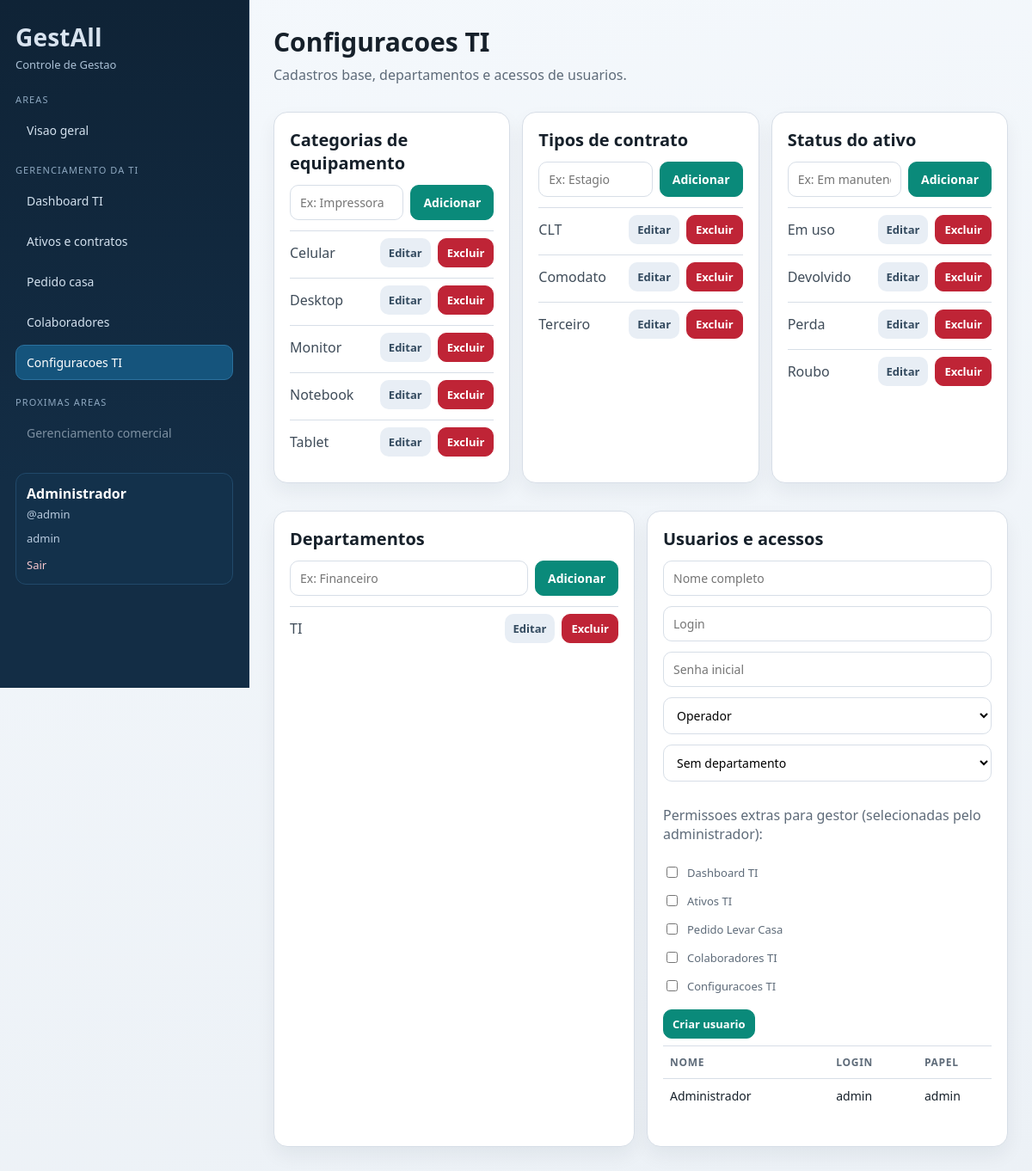
The page /index.php?r=ti.settings (signed in) on the database its author committed.
### tables this page shows
CREATE TABLE users (
                id INTEGER PRIMARY KEY AUTOINCREMENT,
                username TEXT NOT NULL UNIQUE,
                password_hash TEXT NOT NULL,
                name TEXT NOT NULL,
                created_at TEXT NOT NULL DEFAULT CURRENT_TIMESTAMP
            , role TEXT NOT NULL DEFAULT 'admin', department_id INTEGER);

CREATE TABLE equipment_categories (
                id INTEGER PRIMARY KEY AUTOINCREMENT,
                name TEXT NOT NULL UNIQUE,
                created_at TEXT NOT NULL DEFAULT CURRENT_TIMESTAMP
            );

CREATE TABLE contract_types (
                id INTEGER PRIMARY KEY AUTOINCREMENT,
                name TEXT NOT NULL UNIQUE,
                created_at TEXT NOT NULL DEFAULT CURRENT_TIMESTAMP
            );

CREATE TABLE asset_statuses (
                id INTEGER PRIMARY KEY AUTOINCREMENT,
                name TEXT NOT NULL UNIQUE,
                sort_order INTEGER NOT NULL DEFAULT 100,
                created_at TEXT NOT NULL DEFAULT CURRENT_TIMESTAMP
            );

CREATE TABLE departments (
                id INTEGER PRIMARY KEY AUTOINCREMENT,
                name TEXT NOT NULL UNIQUE,
                created_at TEXT NOT NULL DEFAULT CURRENT_TIMESTAMP
            );

### app/Core/View.php (called while the page is built, shortened)
<?php
final class View
{
    public static function render(string $view, array $data = []): void
    {
        extract($data, EXTR_SKIP);
        $viewFile = __DIR__ . '/../Views/' . $view . '.php';
        require __DIR__ . '/../Views/partials/header.php';
        require $viewFile;
        require __DIR__ . '/../Views/partials/footer.php';
    }
}

### app/Controllers/TISettingsController.php (called while the page is built, shortened)
<?php
final class TISettingsController
{
    public function index(): void
    {
        $categoryEditId = (int) ($_GET['category_edit'] ?? 0);
        $contractTypeEditId = (int) ($_GET['contract_edit'] ?? 0);
        $statusEditId = (int) ($_GET['status_edit'] ?? 0);
        $departmentEditId = (int) ($_GET['department_edit'] ?? 0);
        $userEditId = (int) ($_GET['user_edit'] ?? 0);
        View::render('ti/settings', [
            'title' => 'Configuracoes TI',
            'currentRoute' => 'ti.settings',
            'categories' => $this->lookups->categories(),
            'contractTypes' => $this->lookups->contractTypes(),
            'statuses' => $this->lookups->statuses(),
            'departments' => $this->lookups->departments(),
            'users' => $this->users->all(),
            'permissionGroups' => AccessControl::permissionGroups(),
            'success' => $_GET['ok'] ?? null,
            'error' => $_GET['error'] ?? null,
            'editingCategory' => $categoryEditId > 0 ? $this->lookups->findCategoryById($categoryEditId) : null,
            'editingContractType' => $contractTypeEditId > 0 ? $this->lookups->findContractTypeById($contractTypeEditId) : null,
            'editingStatus' => $statusEditId > 0 ? $this->lookups->findStatusById($statusEditId) : null,
            'editingDepartment' => $departmentEditId > 0 ? $this->lookups->findDepartmentById($departmentEditId) : null,
            'editingUser' => $userEditId > 0 ? $this->users->findById($userEditId) : null,
        ]);
    }
}

### app/Core/Auth.php (called while the page is built, shortened)
<?php
final class Auth
{
    public static function user(): ?array
    {
        return $_SESSION['user'] ?? null;
    }
}

### app/Repositories/UserRepository.php (called while the page is built, shortened)
<?php
final class UserRepository
{
    public function all(): array
    {
        $rows = $this->pdo->query(
            'SELECT u.id, u.name, u.username, u.role, u.department_id, d.name AS department_name
             FROM users u
             LEFT JOIN departments d ON d.id = u.department_id
             ORDER BY u.name ASC'
        )->fetchAll();
        return $rows;
    }
}

### app/Core/AccessControl.php (called while the page is built, shortened)
<?php
final class AccessControl
{
    public static function isFullAccess(?array $user): bool
    {
        $role = self::normalizeRole($user['role'] ?? null);
        return in_array($role, ['admin', 'ti'], true);
    }
    public static function normalizeRole(mixed $role): string
    {
        $value = strtolower(trim((string) $role));
        return $value;
    }
    public static function canAccessRoute(string $route, ?array $user): bool
    {
        if (self::isFullAccess($user)) {
            return true;
        }
        $role = self::normalizeRole($user['role'] ?? null);
        $allowed = self::baseRoutesForRole($role);
        return in_array($route, array_unique($allowed), true);
    }
}

### app/Repositories/LookupRepository.php (called while the page is built, shortened)
<?php
final class LookupRepository
{
    public function categories(): array
    {
        return $this->pdo->query('SELECT id, name FROM equipment_categories ORDER BY name ASC')->fetchAll();
    }
    public function contractTypes(): array
    {
        return $this->pdo->query('SELECT id, name FROM contract_types ORDER BY name ASC')->fetchAll();
    }
    public function statuses(): array
    {
        return $this->pdo->query('SELECT id, name FROM asset_statuses ORDER BY sort_order ASC, name ASC')->fetchAll();
    }
    public function departments(): array
    {
        return $this->pdo->query('SELECT id, name FROM departments ORDER BY name ASC')->fetchAll();
    }
}

### app/Views/ti/settings.php (the view, shortened to what this page needs)
<section class="page-head">
    <h1>Configuracoes TI</h1>
    <p>Cadastros base, departamentos e acessos de usuarios.</p>
</section>
<section class="card-grid triple">
    <article class="card">
        <h2>Categorias de equipamento</h2>
        <form method="post" action="index.php?r=ti.settings.categories.store" class="inline-form">
            <input type="text" name="name" placeholder="Ex: Impressora" required>
            <button type="submit">Adicionar</button>
        </form>
        <ul class="simple-list stack-list">
            <?php foreach ($categories as $category): ?>
                <li class="stack-item">
                    <span><?= htmlspecialchars($category['name']) ?></span>
                    <div class="actions-inline">
                        <a class="btn btn-muted" href="index.php?r=ti.settings&category_edit=<?= (int) $category['id'] ?>">Editar</a>
                        <form method="post" action="index.php?r=ti.settings.categories.delete" onsubmit="return confirm('Deseja excluir esta categoria?');">
                            <button class="btn-danger" type="submit">Excluir</button>
                        </form>
                    </div>
                </li>
            <?php endforeach; ?>
        </ul>
    </article>
    <article class="card">
        <h2>Tipos de contrato</h2>
        <form method="post" action="index.php?r=ti.settings.contract-types.store" class="inline-form">
            <input type="text" name="name" placeholder="Ex: Estagio" required>
            <button type="submit">Adicionar</button>
        </form>
        <ul class="simple-list stack-list">
            <?php foreach ($contractTypes as $contractType): ?>
                <li class="stack-item">
                    <span><?= htmlspecialchars($contractType['name']) ?></span>
                    <div class="actions-inline">
                        <a class="btn btn-muted" href="index.php?r=ti.settings&contract_edit=<?= (int) $contractType['id'] ?>">Editar</a>
                        <form method="post" action="index.php?r=ti.settings.contract-types.delete" onsubmit="return confirm('Deseja excluir este tipo de contrato?');">
                            <button class="btn-danger" type="submit">Excluir</button>
                        </form>
                    </div>
                </li>
            <?php endforeach; ?>
        </ul>
    </article>
    <article class="card">
        <h2>Status do ativo</h2>
        <form method="post" action="index.php?r=ti.settings.statuses.store" class="inline-form">
            <input type="text" name="name" placeholder="Ex: Em manutencao" required>
            <button type="submit">Adicionar</button>
        </form>
        <ul class="simple-list stack-list">
            <?php foreach ($statuses as $status): ?>
                <li class="stack-item">
                    <span><?= htmlspecialchars($status['name']) ?></span>
                    <div class="actions-inline">
                        <a class="btn btn-muted" href="index.php?r=ti.settings&status_edit=<?= (int) $status['id'] ?>">Editar</a>
                        <form method="post" action="index.php?r=ti.settings.statuses.delete" onsubmit="return confirm('Deseja excluir este status?');">
                            <button class="btn-danger" type="submit">Excluir</button>
                        </form>
                    </div>
                </li>
            <?php endforeach; ?>
        </ul>
    </article>
</section>
<section class="card-grid">
    <article class="card">
        <h2>Departamentos</h2>
        <form method="post" action="index.php?r=ti.settings.departments.store" class="inline-form">
            <input type="text" name="name" placeholder="Ex: Financeiro" required>
            <button type="submit">Adicionar</button>
        </form>
        <ul class="simple-list stack-list">
            <?php foreach ($departments as $department): ?>
                <li class="stack-item">
                    <span><?= htmlspecialchars((string) $department['name']) ?></span>
                    <div class="actions-inline">
                        <a class="btn btn-muted" href="index.php?r=ti.settings&department_edit=<?= (int) $department['id'] ?>">Editar</a>
                        <form method="post" action="index.php?r=ti.settings.departments.delete" onsubmit="return confirm('Deseja excluir este departamento?');">
                            <button class="btn-danger" type="submit">Excluir</button>
                        </form>
                    </div>
                </li>
            <?php endforeach; ?>
        </ul>
    </article>
    <article class="card">
        <h2>Usuarios e acessos</h2>
        <form method="post" action="index.php?r=<?= $editingUser ? 'ti.settings.users.update' : 'ti.settings.users.store' ?>" class="form-grid two">
            <input type="text" name="name" placeholder="Nome completo" value="<?= htmlspecialchars((string) ($editingUser['name'] ?? '')) ?>" required>
            <input type="text" name="username" placeholder="Login" value="<?= htmlspecialchars((string) ($editingUser['username'] ?? '')) ?>" required>
            <input type="password" name="password" placeholder="<?= $editingUser ? 'Nova senha (opcional)' : 'Senha inicial' ?>" <?= $editingUser ? '' : 'required' ?>>
            <select name="role" required>
                <?php $roleValue = (string) ($editingUser['role'] ?? 'operador'); ?>
                <option value="operador" <?= $roleValue === 'operador' ? 'selected' : '' ?>>Operador</option>
            </select>
            <select name="department_id">
                <option value="">Sem departamento</option>
            </select>
            <div class="full permission-grid">
                <p class="muted">Permissoes extras para gestor (selecionadas pelo administrador):</p>
                <?php foreach ($permissionGroups as $key => $group): ?>
                    <?php
                        $checked = false;
                    ?>
                    <label class="permission-item">
                        <input type="checkbox" name="permission_groups[]" value="<?= htmlspecialchars((string) $key) ?>" <?= $checked ? 'checked' : '' ?>>
                        <span><?= htmlspecialchars((string) $group['label']) ?></span>
                    </label>
                <?php endforeach; ?>
            </div>
            <div class="actions-inline full">
                <button type="submit"><?= $editingUser ? 'Atualizar usuario' : 'Criar usuario' ?></button>
            </div>
        </form>
        <div class="table-wrap">
            <table>
                <thead>
                    <tr>
                        <th>Nome</th>
                        <th>Login</th>
                        <th>Papel</th>
                    </tr>
                </thead>
                <tbody>
                    <?php foreach ($users as $row): ?>
                        <tr>
                            <td><?= htmlspecialchars((string) $row['name']) ?></td>
                            <td><?= htmlspecialchars((string) $row['username']) ?></td>
                            <td><?= htmlspecialchars((string) $row['role']) ?></td>
                        </tr>
                    <?php endforeach; ?>
                </tbody>
            </table>
        </div>
    </article>
</section>

### app/Views/partials/header.php (shortened to what this page needs)
<?php
$currentRoute = $currentRoute ?? ($_GET['r'] ?? 'areas');
$user = Auth::user();
$hideMenu = $hideMenu ?? false;
?>
<!doctype html>
<html lang="pt-BR">
<head>
    <link rel="stylesheet" href="assets/style.css">
</head>
<body>
<div class="layout">
    <?php if (!$hideMenu): ?>
        <aside class="sidebar" id="sidebar">
            <div class="brand-block">
                <p class="brand-title">GestAll</p>
                <p class="brand-subtitle">Controle de Gestao</p>
            </div>
            <div class="nav-section">
                <p class="section-title">Areas</p>
                <a class="nav-link <?= $currentRoute === 'areas' ? 'active' : '' ?>" href="index.php?r=areas">Visao geral</a>
            </div>
            <div class="nav-section">
                <p class="section-title">Gerenciamento da TI</p>
                <?php if (AccessControl::canAccessRoute('ti.dashboard', $user)): ?>
                    <a class="nav-link <?= $currentRoute === 'ti.dashboard' ? 'active' : '' ?>" href="index.php?r=ti.dashboard">Dashboard TI</a>
                <?php endif; ?>
                <?php if (AccessControl::canAccessRoute('ti.assets', $user)): ?>
                    <a class="nav-link <?= $currentRoute === 'ti.assets' ? 'active' : '' ?>" href="index.php?r=ti.assets">Ativos e contratos</a>
                <?php endif; ?>
                <?php if (AccessControl::canAccessRoute('ti.home-requests', $user)): ?>
                    <a class="nav-link <?= $currentRoute === 'ti.home-requests' ? 'active' : '' ?>" href="index.php?r=ti.home-requests">Pedido casa</a>
                <?php endif; ?>
                <?php if (AccessControl::canAccessRoute('ti.staff', $user)): ?>
                    <a class="nav-link <?= $currentRoute === 'ti.staff' ? 'active' : '' ?>" href="index.php?r=ti.staff">Colaboradores</a>
                <?php endif; ?>
                <?php if (AccessControl::canAccessRoute('ti.settings', $user)): ?>
                    <a class="nav-link <?= $currentRoute === 'ti.settings' ? 'active' : '' ?>" href="index.php?r=ti.settings">Configuracoes TI</a>
                <?php endif; ?>
            </div>
            <div class="nav-section muted">
                <p class="section-title">Proximas areas</p>
                <span class="nav-link disabled">Gerenciamento comercial</span>
            </div>
            <?php if ($user): ?>
                <div class="user-box">
                    <p class="user-name"><?= htmlspecialchars($user['name']) ?></p>
                    <p class="user-login">@<?= htmlspecialchars($user['username']) ?></p>
                    <p class="user-login"><?= htmlspecialchars((string) ($user['role'] ?? '')) ?><?= !empty($user['department_name']) ? ' - ' . htmlspecialchars((string) $user['department_name']) : '' ?></p>
                    <a class="logout-link" href="index.php?r=logout">Sair</a>
                </div>
            <?php endif; ?>
        </aside>
    <?php endif; ?>
    <main class="content">

### rows shown on the page
users: name "Administrador", username "admin", role "admin"
equipment_categories: name "Celular"
equipment_categories: name "Desktop"
equipment_categories: name "Monitor"
equipment_categories: name "Notebook"
equipment_categories: name "Tablet"
contract_types: name "CLT"
contract_types: name "Comodato"
contract_types: name "Terceiro"
asset_statuses: name "Em uso"
asset_statuses: name "Devolvido"
asset_statuses: name "Perda"
asset_statuses: name "Roubo"
departments: name "TI"

### other values the page prints
$group['label'] "Dashboard TI"
$group['label'] "Ativos TI"
$group['label'] "Pedido Levar Casa"
$group['label'] "Colaboradores TI"
$group['label'] "Configuracoes TI"
